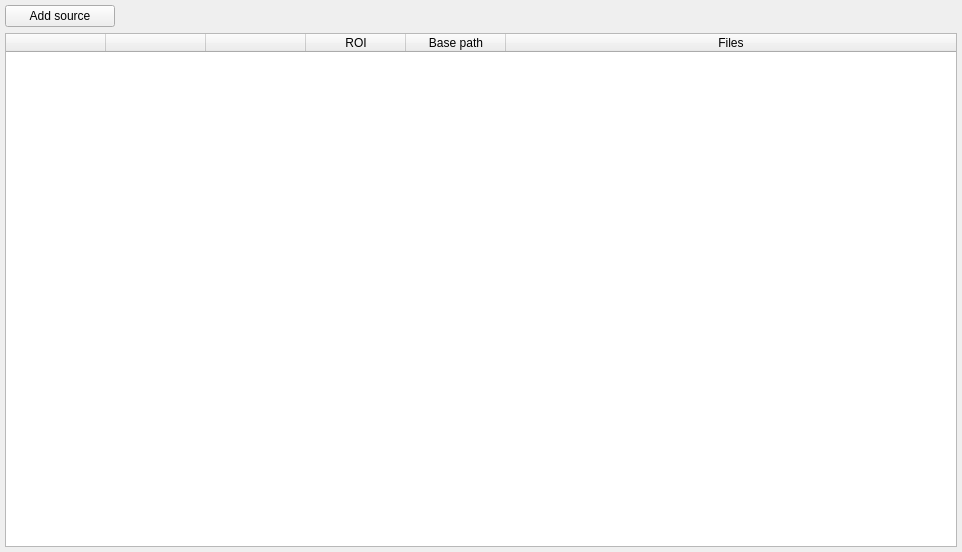
<?xml version="1.0" encoding="UTF-8"?>
<ui version="4.0">
 <class>MainWindow</class>
 <widget class="QMainWindow" name="MainWindow">
  <property name="geometry">
   <rect>
    <x>0</x>
    <y>0</y>
    <width>962</width>
    <height>552</height>
   </rect>
  </property>
  <property name="windowTitle">
   <string>Analysis setup</string>
  </property>
  <widget class="QWidget" name="centralwidget">
   <layout class="QVBoxLayout" name="verticalLayout_2">
    <property name="leftMargin">
     <number>0</number>
    </property>
    <property name="topMargin">
     <number>0</number>
    </property>
    <property name="rightMargin">
     <number>0</number>
    </property>
    <property name="bottomMargin">
     <number>0</number>
    </property>
    <item>
     <layout class="QVBoxLayout" name="verticalLayout">
      <property name="leftMargin">
       <number>5</number>
      </property>
      <property name="topMargin">
       <number>5</number>
      </property>
      <property name="rightMargin">
       <number>5</number>
      </property>
      <property name="bottomMargin">
       <number>5</number>
      </property>
      <item>
       <layout class="QHBoxLayout" name="horizontalLayout">
        <item>
         <widget class="QPushButton" name="btn_addSource">
          <property name="minimumSize">
           <size>
            <width>110</width>
            <height>0</height>
           </size>
          </property>
          <property name="text">
           <string>Add source</string>
          </property>
          <property name="icon">
           <iconset>
            <normaloff>../icons/addRoi.png</normaloff>../icons/addRoi.png</iconset>
          </property>
         </widget>
        </item>
        <item>
         <spacer name="horizontalSpacer">
          <property name="orientation">
           <enum>Qt::Horizontal</enum>
          </property>
          <property name="sizeHint" stdset="0">
           <size>
            <width>40</width>
            <height>20</height>
           </size>
          </property>
         </spacer>
        </item>
       </layout>
      </item>
      <item>
       <widget class="QTableWidget" name="tableWidget">
        <attribute name="horizontalHeaderStretchLastSection">
         <bool>true</bool>
        </attribute>
        <column>
         <property name="text">
          <string/>
         </property>
        </column>
        <column>
         <property name="text">
          <string/>
         </property>
        </column>
        <column>
         <property name="text">
          <string/>
         </property>
        </column>
        <column>
         <property name="text">
          <string>ROI</string>
         </property>
        </column>
        <column>
         <property name="text">
          <string>Base path</string>
         </property>
        </column>
        <column>
         <property name="text">
          <string>Files</string>
         </property>
        </column>
       </widget>
      </item>
     </layout>
    </item>
   </layout>
  </widget>
  <widget class="QMenuBar" name="menubar">
   <property name="geometry">
    <rect>
     <x>0</x>
     <y>0</y>
     <width>962</width>
     <height>21</height>
    </rect>
   </property>
  </widget>
 </widget>
 <resources/>
 <connections/>
</ui>
